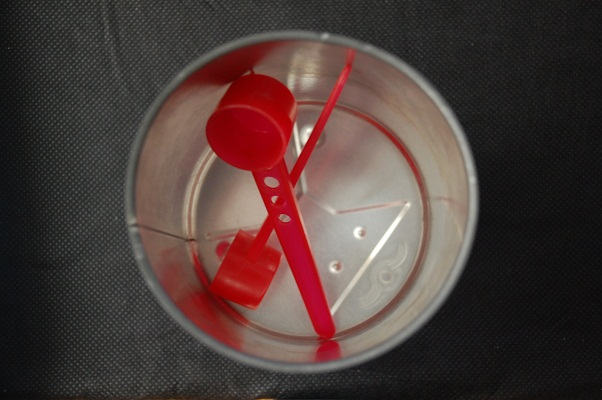
#> input picture source/ComputerVision/images/BabyFood-Test6.JPG, 602 x 400 px, given in place of image, which was not available
$ python -i testcode.py   (imports and definitions only)   (older library calls are emulated)
#> lines starting #> are read from the running program, lines starting #| are printed output that depends on the picture; pictures that were not available may be replaced by others from this repository, and a replacement may not be noted
import cv2
import numpy as np
import matplotlib.pyplot as plt
# noinspection PyUnresolvedReferences
from matplotlib.cm import jet
import os
from os import path as osp
from sklearn.linear_model import LinearRegression
from sklearn.preprocessing import PolynomialFeatures

__author__ = 'Yohai Devir'

MAX_NEWTON_ITERATIONS = 40
N_BISECTION_ITERATIONS = 20

INITIAL_STEP_SIZE_PIX = 250
MIN_STEP_SIZE_PIX = 0.1

COS_TH_SIMILARITY = 0.98


class NewtonRaphsonUndistort:
    def __init__(self):
        pass

    # region Internals - Python implementations of OpenCV functions
    @staticmethod
    def icv_get_rectangles(camera_matrix, dist_coeffs, new_camera_matrix, img_size):
        """
        Python implementation of OpenCV's internal function icvGetRectangles with a bugfix.

        In general, it finds the mapping of an distorted image of img_size to the undisrted image space.

        :param camera_matrix: distorted image camera matrix
        :param dist_coeffs: distortion parameters
        :param new_camera_matrix: undistorted image's camera matrix, or None if it is not known
        :param img_size: following openCV conventions, img_size is X/Y
        :return: outer - bounding rectangle of all distorted image pixels,
                 inner - maximal rectengle that contain only pixels from the distorted image (without any padded pixels
        """

        n = 9
        pts = np.zeros((n * n, 2))
        pt_idx = 0
        for y in range(n):
            for x in range(n):
                pts[pt_idx, 0] = float(x) * (img_size[0] - 1) / (n - 1)  # following openCV conventions, img_size is X/Y
                pts[pt_idx, 1] = float(y) * (img_size[1] - 1) / (n - 1)
                pt_idx += 1

        res_pts, estimation_errors = \
            NewtonRaphsonUndistort.cv_undistort_points(pts, camera_matrix, dist_coeffs, new_camera_matrix)

        float_max = float(1e10)

        i_x0 = -float_max
        i_x1 = float_max
        i_y0 = -float_max
        i_y1 = float_max
        o_x0 = float_max
        o_x1 = -float_max
        o_y0 = float_max
        o_y1 = -float_max

        #  find the inscribed rectangle.
        # the code will likely not work with extreme rotation matrices (R) (>45%)

        pt_idx = 0
        for y in range(n):
            for x in range(n):
                p = res_pts[pt_idx]
                pt_idx += 1
                o_x0 = min(o_x0, p[0])
                o_x1 = max(o_x1, p[0])
                o_y0 = min(o_y0, p[1])
                o_y1 = max(o_y1, p[1])

                if x == 0:
                    i_x0 = max(i_x0, p[0])
                if x == n - 1:
                    i_x1 = min(i_x1, p[0])
                if y == 0:
                    i_y0 = max(i_y0, p[1])
                if y == n - 1:
                    i_y1 = min(i_y1, p[1])

        inner = {'x': i_x0, 'y': i_y0, 'width': i_x1 - i_x0, 'height': i_y1 - i_y0}
        outer = {'x': o_x0, 'y': o_y0, 'width': o_x1 - o_x0, 'height': o_y1 - o_y0}

        return inner, outer

    @staticmethod
    def cv_undistort_points(pts_distorted_pix, camera_matrix, dist_coeffs, new_camera_matrix):
        """
        Python implementation of OpenCV's cvUndistortPoints with a bugfix.
        cv_undistort_points takes a list of pixel location in a distorted image and returns their corresponding
        locations in an undistorted image

        For details: https://docs.opencv.org/3.1.0/da/d54/group__imgproc__transform.html


        :param pts_distorted_pix:
        :param camera_matrix:
        :param dist_coeffs:
        :type new_camera_matrix: np.ndarray | NoneType
        :return:
        """

        if new_camera_matrix is None:
            new_camera_matrix = np.eye(3)

        dist_coeffs = dist_coeffs.ravel()

        assert len(dist_coeffs) <= 5

        pts_undistorted_pix = np.zeros_like(pts_distorted_pix)

        dist_coeffs = np.hstack((dist_coeffs, np.zeros(14 - len(dist_coeffs))))
        k1, k2, p1, p2, k3, k4, k5, k6, s1, s2, s3, s4, tilt_param0, tilt_param1 = dist_coeffs

        if tilt_param0 != 0 or tilt_param1 != 0:
            raise NotImplementedError("computeTiltProjectionMatrix was not implemented here in python")

        fx = camera_matrix[0][0]
        fy = camera_matrix[1][1]
        ifx = 1. / fx
        ify = 1. / fy
        cx = camera_matrix[0][2]
        cy = camera_matrix[1][2]

        pixel_to_mm = 0.5 * (fx + fy)
        initial_step_size_mm = INITIAL_STEP_SIZE_PIX / pixel_to_mm
        min_step_size_mm = MIN_STEP_SIZE_PIX / pixel_to_mm

        n = len(pts_distorted_pix)
        estimation_errors = np.ones(n) * -1
        for i in range(n):
            x_dist_pix = pts_distorted_pix[i, 0]
            y_dist_pix = pts_distorted_pix[i, 1]

            x_dist_mm = (x_dist_pix - cx) * ifx
            y_dist_mm = (y_dist_pix - cy) * ify
            loc_dist_target = np.array([x_dist_mm, y_dist_mm])

            loc_orig, final_error = NewtonRaphsonUndistort.undistort_single_pixel(
                loc_dist_target, dist_coeffs, initial_step_size_mm=initial_step_size_mm,
                min_step_size_mm=min_step_size_mm)
            estimation_errors[i] = final_error

            x_mm, y_mm = loc_orig

            xx_pix = new_camera_matrix[0, 0] * x_mm + new_camera_matrix[0, 1] * y_mm + new_camera_matrix[0, 2]
            yy_pix = new_camera_matrix[1, 0] * x_mm + new_camera_matrix[1, 1] * y_mm + new_camera_matrix[1, 2]
            ww_pix = 1. / (new_camera_matrix[2, 0] * x_mm + new_camera_matrix[2, 1] * y_mm + new_camera_matrix[2, 2])
            x_final = xx_pix * ww_pix
            y_final = yy_pix * ww_pix

            pts_undistorted_pix[i][0] = float(x_final)
            pts_undistorted_pix[i][1] = float(y_final)

        return pts_undistorted_pix, estimation_errors

    # endregion

    # region Internals - better implementation of single pixel undistortion
    @staticmethod
    def _distort_pixel_and_calc_error(loc_orig, loc_dist_target, k1, k2, k3, p1, p2):
        x_orig, y_orig = loc_orig[0], loc_orig[1]
        r2 = x_orig * x_orig + y_orig * y_orig
        r4 = r2 ** 2
        r6 = r2 ** 3
        a1 = 2 * x_orig * y_orig
        a2 = r2 + 2 * x_orig * x_orig
        a3 = r2 + 2 * y_orig * y_orig
        cdist = 1 + k1 * r2 + k2 * r4 + k3 * r6
        delta_x = p1 * a1 + p2 * a2
        delta_y = p1 * a3 + p2 * a1

        x_dist = x_orig * cdist + delta_x
        y_dist = y_orig * cdist + delta_y
        loc_distorted = np.array([x_dist, y_dist])

        error_xy = loc_distorted - loc_dist_target
        return loc_distorted, error_xy

    @staticmethod
    def _error_jacobian(loc_orig, k1, k2, k3, p1, p2):
        """
        Calculate the Jacobian of distorted location of loc_orig minus desired distorted location.

        :param loc_orig:
        :param k1:
        :param k2:
        :param k3:
        :param p1:
        :param p2:
        :return:
        """
        x_orig, y_orig = loc_orig[0], loc_orig[1]
        r2 = x_orig * x_orig + y_orig * y_orig
        r4 = r2 ** 2
        r6 = r2 ** 3

        cdist = 1 + k1 * r2 + k2 * r4 + k3 * r6

        common = (k1 + 2 * k2 * r2 + 3 * k3 * r4)
        d_error_x_dx = (cdist + 2 * p1 * y_orig + 6 * p2 * x_orig + 2 * x_orig * x_orig * common)
        d_error_y_dy = (cdist + 6 * p1 * y_orig + 2 * p2 * x_orig + 2 * y_orig * y_orig * common)
        d_error_x_dy = 2 * (p1 * x_orig + p2 * y_orig + x_orig * y_orig * common)
        d_error_y_dx = 2 * (p1 * x_orig + p2 * y_orig + y_orig * x_orig * common)

        jacobian = np.array([[d_error_x_dx, d_error_x_dy], [d_error_y_dx, d_error_y_dy]])
        return jacobian

    # [29 lines left out: function _visualize_errors, not called in this run]

    # endregion

    @staticmethod
    def undistort_single_pixel(loc_dist_target, dist_coeffs, initial_step_size_mm=0.05, min_step_size_mm=1e-8):
        """
        Given a pixel location in a distorted image, find its location in the undistorted image.

        As the distortion function is hard to invert, this implementation iteratively searches for a location in the
        original image that is mapped by the distortion function to the desired location.

        OpenCV implementation (in cvUndistortPoints) seems to assume that such a location exists and that the distortion
        function is monotonous.
        Both assumptions may not hold as the distortion parameters calculation does not force monotonicity.
        In this implementation, I perform Newton Raphson iterations with binary search for a decrease in the error.

        :param loc_dist_target: pixel location in the distorted image
        :param dist_coeffs: distortion paramets as in openCV
        :param initial_step_size_mm:
        :param min_step_size_mm:
        :return:
        """

        dist_coeffs = np.hstack((dist_coeffs, np.zeros(14 - len(dist_coeffs))))
        k1, k2, p1, p2, k3, k4, k5, k6, s1, s2, s3, s4, tilt_param0, tilt_param1 = dist_coeffs

        assert not np.any([k4, k5, k6, s1, s2, s3, s4, tilt_param0, tilt_param1]), \
            "NewtonRaphsonUndistort was given distortion params of more than 5 variables, which is unsuipported"

        # noinspection PyUnreachableCode
        # debug = True
        debug = False
        if debug:
            NewtonRaphsonUndistort._visualize_errors(k1, k2, k3, p1, p2, loc_dist_target)

        loc_orig = loc_dist_target  # initial guess is that there is no distortion
        step_size = initial_step_size_mm
        final_error = np.inf
        for ii in range(MAX_NEWTON_ITERATIONS):
            if debug:
                for sp in range(1, 4):
                    plt.subplot(2, 2, sp)
                    plt.plot(loc_orig[0], loc_orig[1], 'mx', markersize=7, markeredgewidth=2)

            # Performing NewtonRaphson iterations on f(x,y) = distort(x,y) - target_location(x,y)
            # Single variable explanation: https://en.wikipedia.org/wiki/Newton%27s_method#Description
            # Multivariate version explanation: http://fourier.eng.hmc.edu/e161/lectures/ica/node13.html
            loc_dist, err_vec = \
                NewtonRaphsonUndistort._distort_pixel_and_calc_error(loc_orig, loc_dist_target, k1, k2, k3, p1, p2)
            l2_error_before = np.linalg.norm(err_vec)

            jacobian = NewtonRaphsonUndistort._error_jacobian(loc_orig, k1, k2, k3, p1, p2)

            current_movement = -1 * np.linalg.inv(jacobian).dot(err_vec.T)
            current_movement_size = np.linalg.norm(current_movement)

            # when the derivatives near the solution are small, a single step may take us far away from the solution.
            # In order to avoid this, I enforce that the error must decrease in every step.
            should_break = False
            next_loc_orig = l2_error_after = None
            for step_size_iter in range(N_BISECTION_ITERATIONS):
                if step_size_iter == N_BISECTION_ITERATIONS - 1:
                    should_break = True
                    break
                next_loc_orig = (loc_orig.T + step_size * current_movement / current_movement_size).T
                _, error_xy_after = NewtonRaphsonUndistort._distort_pixel_and_calc_error(
                    next_loc_orig, loc_dist_target, k1, k2, k3, p1, p2)

                l2_error_after = np.linalg.norm(error_xy_after)
                if l2_error_after < l2_error_before:
                    final_error = l2_error_after
                    break
                step_size *= 0.5
                if debug:
                    print("decreasing step size")
            if should_break:
                break

            assert next_loc_orig is not None and l2_error_after is not None
            loc_orig = next_loc_orig

            if final_error < min_step_size_mm:
                # in this case we stop due to convergence
                final_error = 0
                break

            if step_size < min_step_size_mm:
                break

            if debug:
                print("iteration {:02d}, common: {:.4f}-->{:.4f} | step: {:.4f}".format(
                    ii, l2_error_before, l2_error_after, step_size))
        return loc_orig, final_error

    @staticmethod
    def get_optimal_new_camera_matrix(camera_matrix, dist_coeffs, img_size, alpha):
        """
        Python implementation of OpenCV's cvGetOptimalNewCameraMatrix with a bugfix.

        For details: docs.opencv.org/3.0-beta/modules/calib3d/doc/camera_calibration_and_3d_reconstruction.html

        :param camera_matrix:
        :param dist_coeffs:
        :param img_size:  following openCV conventions, img_size is X/Y
        :param alpha:
        :return:
        """

        # Get inscribed and circumscribed rectangles in normalized
        # (independent of camera matrix) coordinates
        inner, outer = NewtonRaphsonUndistort.icv_get_rectangles(camera_matrix, dist_coeffs, None, img_size)

        # Projection mapping inner rectangle to viewport
        fx0 = (img_size[0]) / inner['width']  # following openCV conventions, img_size is X/Y
        fy0 = (img_size[1]) / inner['height']
        cx0 = -fx0 * inner['x']
        cy0 = -fy0 * inner['y']

        # Projection mapping outer rectangle to viewport
        fx1 = (img_size[0]) / outer['width']  # following openCV conventions, img_size is X/Y
        fy1 = (img_size[1]) / outer['height']
        cx1 = -fx1 * outer['x']
        cy1 = -fy1 * outer['y']

        # Interpolate between the two optimal projections
        new_camera_matrix = np.zeros((3, 3))
        new_camera_matrix[0][0] = fx0 * (1 - alpha) + fx1 * alpha
        new_camera_matrix[1][1] = fy0 * (1 - alpha) + fy1 * alpha
        new_camera_matrix[0][2] = cx0 * (1 - alpha) + cx1 * alpha
        new_camera_matrix[1][2] = cy0 * (1 - alpha) + cy1 * alpha
        new_camera_matrix[2][2] = 1

        # [9 lines of commented-out code are left out]

        return new_camera_matrix, img_size


class CornerMapper:
    def __init__(self):
        pass

    # region Internals - ordering unordered set of detected corners
    # [327 lines left out: functions _map_non_internal_corners, _map_internal_corners, _find_4nn_per_corner, _visualize_cb, draw_final_cb_corners, find_partial_corner_mapping and 3 more, not called in this run]


def example__optimal_new_camera_matrix():
    dist_params_ = np.array([-0.3369753, 0.8365255, -0.001633824, 0.0007970532, -1.793908])
    camera_matrix_ = np.array([[4405.922, 0, 2318.92],
                               [0, 4389.491, 1622.885],
                               [0, 0, 1]])
    image_size = (4608, 3288)

    # pick any image, as the parameters are the important ones.
    # to be agnostic to your image - scale it to
    image_dist_unscaled = cv2.imread('/path/to/a/test/distorted/image')[:, :, ::-1]
    image_dist_ = cv2.resize(image_dist_unscaled, image_size)
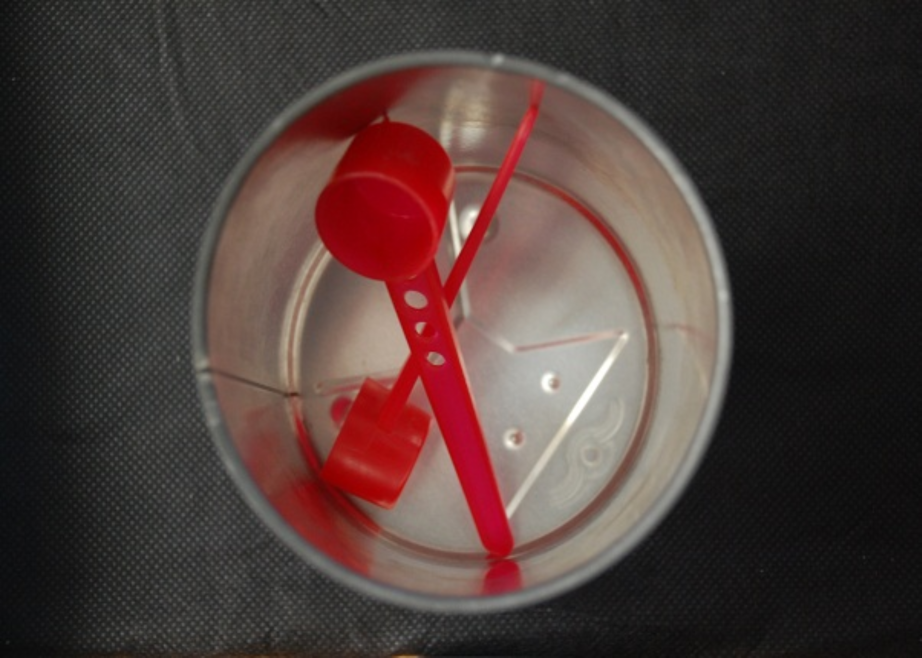
#> image_dist_: shape (3288, 4608, 3) (shown at 1/5 size); mean R, G, B 77.9, 60.2, 57.2

    alpha_ = 0

    new_camera_matrix_, output_size_ = \
        NewtonRaphsonUndistort.get_optimal_new_camera_matrix(camera_matrix_, dist_params_, image_size, alpha=alpha_)
    map1, map2 = cv2.initUndistortRectifyMap(camera_matrix_, dist_params_, np.eye(3), new_camera_matrix_,
                                             image_size, cv2.CV_32FC1)
    image_corr_mine = cv2.remap(image_dist_, map1, map2, interpolation=cv2.INTER_CUBIC)
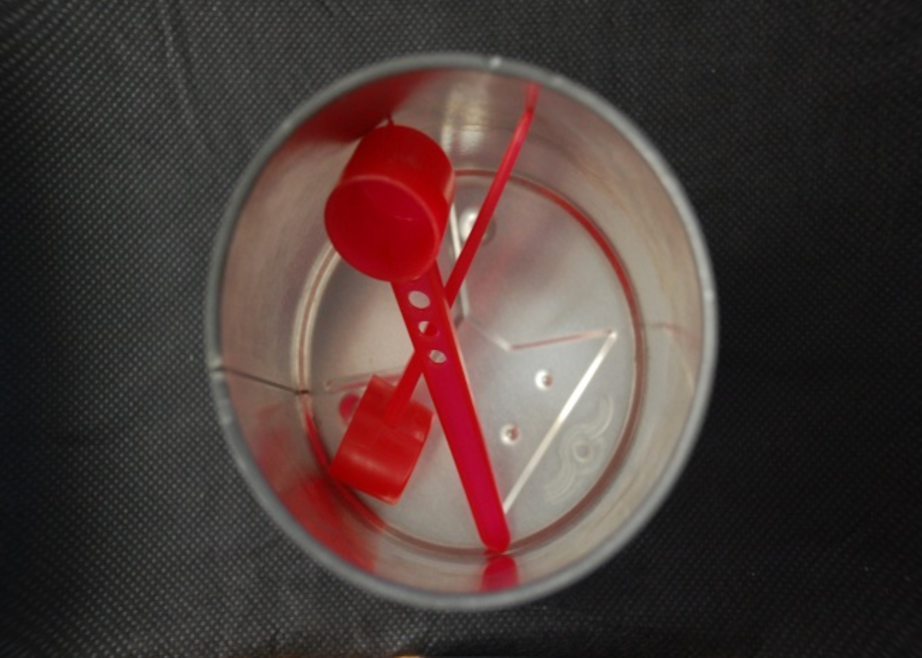
#> image_corr_mine: shape (3288, 4608, 3) (shown at 1/5 size); mean R, G, B 75.2, 58.8, 55.9

    new_camera_matrix_, _ = \
        cv2.getOptimalNewCameraMatrix(camera_matrix_, dist_params_, image_size, alpha=alpha_)
    map1, map2 = cv2.initUndistortRectifyMap(camera_matrix_, dist_params_, np.eye(3), new_camera_matrix_,
                                             image_size, cv2.CV_32FC1)
    image_corr_opencv = cv2.remap(image_dist_, map1, map2, interpolation=cv2.INTER_CUBIC)
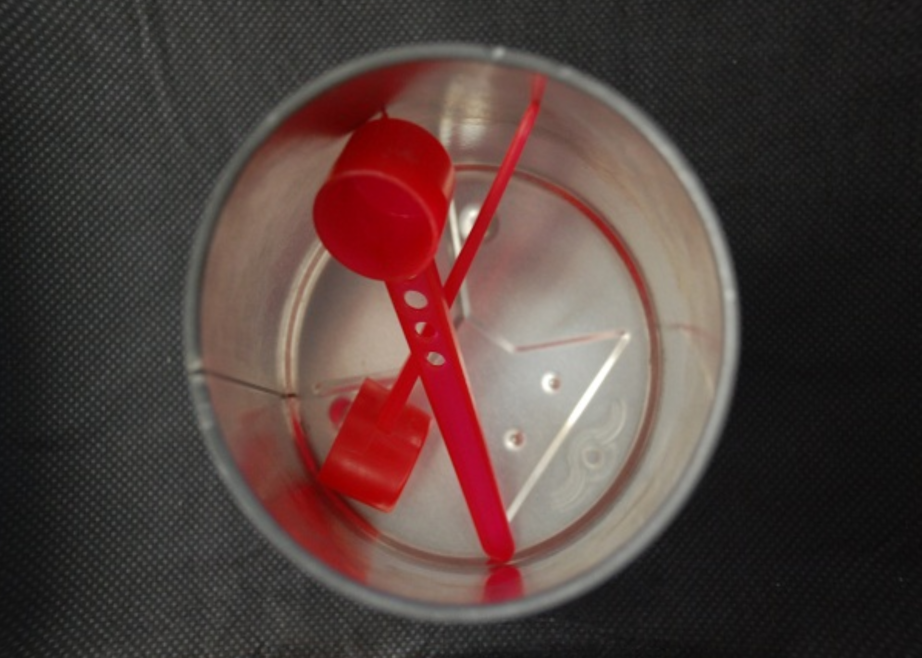
#> image_corr_opencv: shape (3288, 4608, 3) (shown at 1/5 size); mean R, G, B 81.4, 63, 59.7

    plt.subplot(131)
    plt.imshow(image_dist_)
    plt.title('distorted image')
    plt.subplot(132)
    plt.imshow(image_corr_mine)
    plt.title('suggested correction')
    plt.subplot(133)
    plt.imshow(image_corr_opencv)
    plt.title('opencv undistort result')
    plt.show()
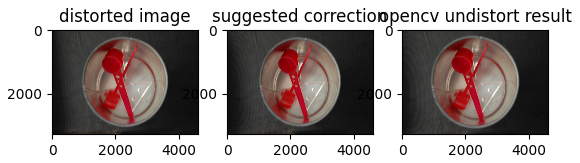
#> figure drawn by matplotlib, 3 panels


# [20 lines left out: function example__calibration_with_partial_checkerboards, not called in this run]

>>> result = example__optimal_new_camera_matrix()
